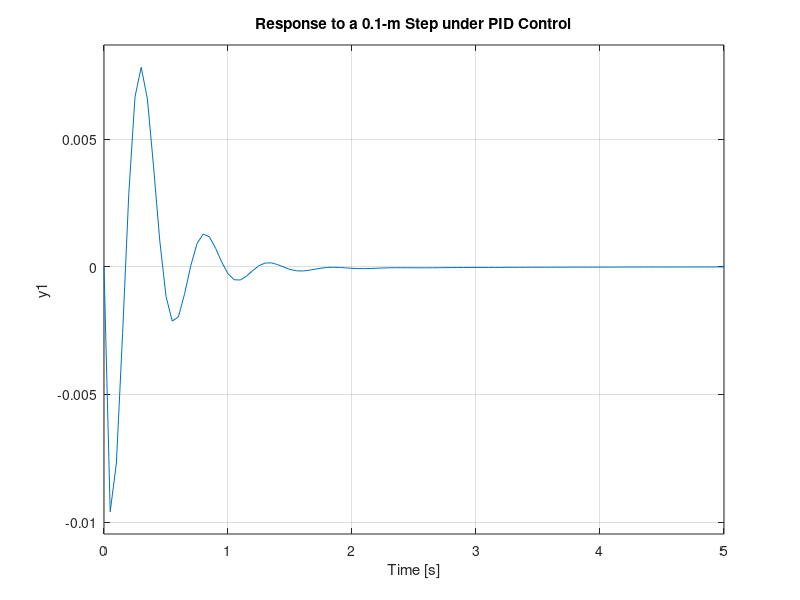
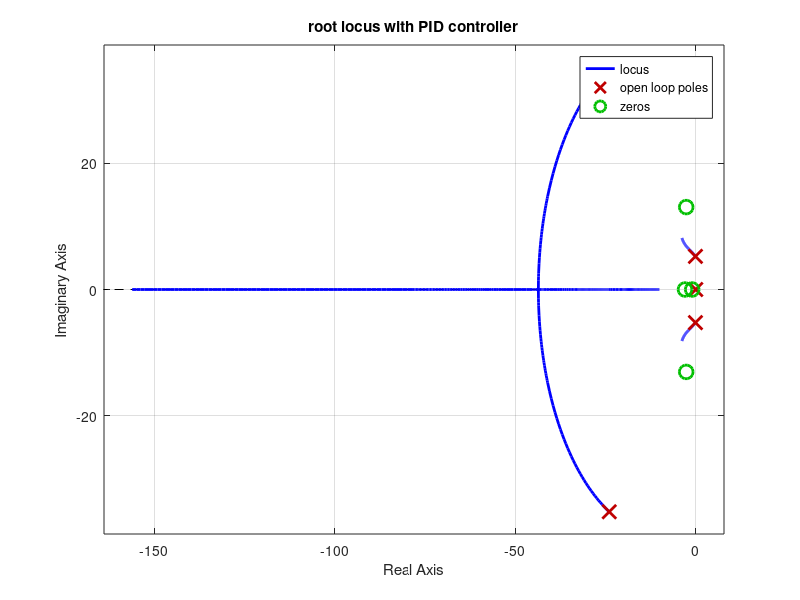

Source code (MATLAB) for these figures, in order: (Note: this script raises an error after producing the figures.)
m1 = 2500;
m2 = 320;
k1 = 80000;
k2 = 500000;
b1 = 350;
b2 = 15020;

nump=[(m1+m2) b2 k2];
denp=[(m1*m2) (m1*(b1+b2))+(m2*b1) (m1*(k1+k2))+(m2*k1)+(b1*b2) (b1*k2)+(b2*k1) k1*k2];
G1=tf(nump,denp);

num1=[-(m1*b2) -(m1*k2) 0 0];
den1=[(m1*m2) (m1*(b1+b2))+(m2*b1) (m1*(k1+k2))+(m2*k1)+(b1*b2) (b1*k2)+(b2*k1) k1*k2];
G2=tf(num1,den1);

numf=num1;
denf=nump;
F=tf(numf,denf);

%------------------------------------------------------------------------

Kd = 208025;
Kp = 832100;
Ki = 624075;
C = pid(Kp,Ki,Kd);

%------------------------------------------------------------------------

sys_cl=F*feedback(G1,C);

%------------------------------------------------------------------------
%Plotting System REsponse of PID Controller
figure(1)
t=0:0.05:5;
step(0.1*sys_cl,t)
title('Response to a 0.1-m Step under PID Control')

%------------------------------------------------------------------------

z1=1;
z2=3;
p1=0;
s = tf('s');
C = ((s+z1)*(s+z2))/(s+p1);
figure(2)
rlocus(C*G1)
title('root locus with PID controller')


[k,poles] = rlocfind(C*G1)
%------------------------------------------------------------------------

Kd=2*Kd;
Kp=2*Kp;
Ki=2*Ki;
C=pid(Kp,Ki,Kd);
sys_cl=F*feedback(G1,C);
figure(3)
step(0.1*sys_cl,t)
title('Response to a 0.1-m Step w/ High-Gain PID')

%------------------------------------------------------------------------
